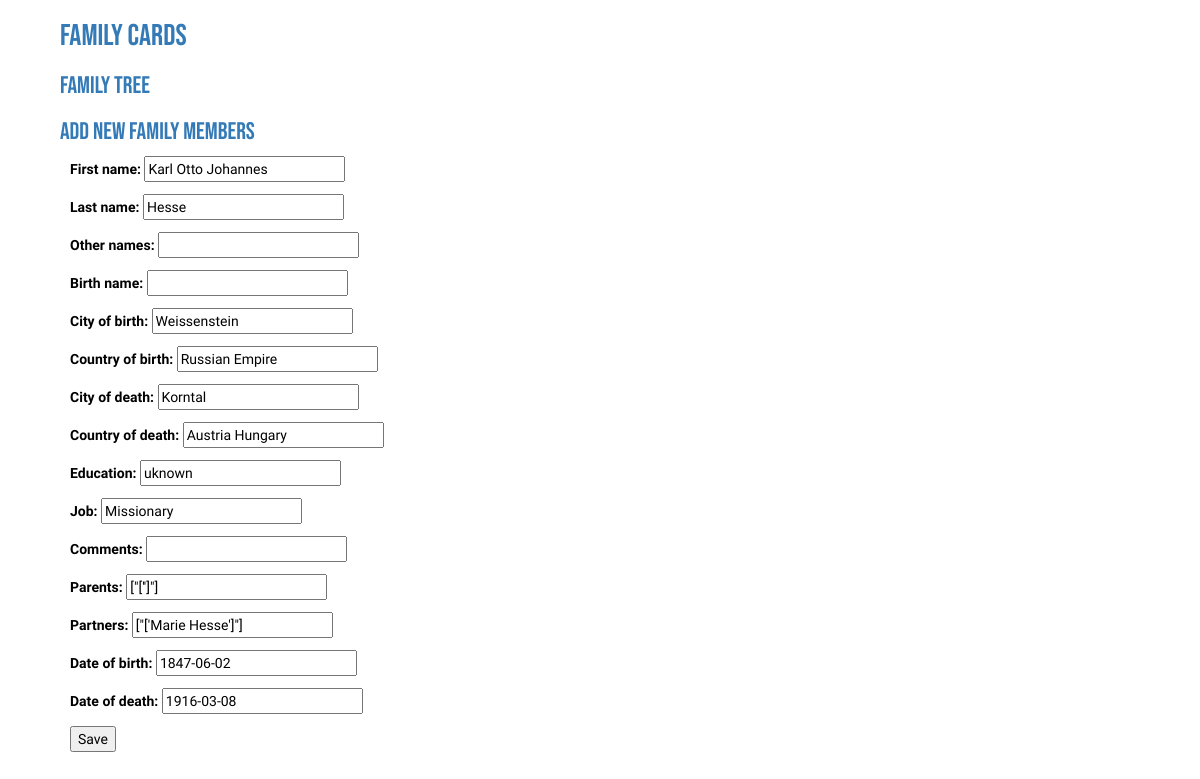
Page /member/karl-otto-johannes_hesse_1847-06-02-000000/edit on the committed database.
### familycards/models.py (models this page shows, shortened)
class FamilyMember(models.Model):
    first_name = models.CharField(max_length=200)
    last_name = models.CharField(max_length=200)
    other_names = models.CharField(max_length=200, blank=True)
    birth_name = models.CharField(max_length=200, blank=True)
    slug = models.SlugField(max_length=100, unique=True)
    date_of_birth = models.DateField(blank=True)
    city_of_birth = models.CharField(max_length=200, blank=True)
    country_of_birth = models.CharField(max_length=200, blank=True)
    date_of_death = models.DateField(blank=True)
    city_of_death = models.CharField(max_length=200, blank=True)
    country_of_death = models.CharField(max_length=200, blank=True)
    education = models.CharField(max_length=200, blank=True)
    job = models.CharField(max_length=200, blank=True)
    comments = models.CharField(max_length=500, blank=True)
    parents = MembersField(blank=True)
    partners = MembersField(blank=True)
    full_name = models.CharField(blank=True, max_length=200)

### familycards/views.py (the view)
# urls.py: path('member/<slug>/edit', views.edit_member, name='edit_member'),
def edit_member(request, slug):
   member = get_object_or_404(FamilyMember, slug=slug)
   if request.method == "POST":
      form = UploadOnePerson(request.POST, instance=member)
      if form.is_valid():
         member = form.save(commit=False)
         member.save()
      context = {'member': member}
      return redirect(request, 'familycards/view_member.html', context)
   else:
      form = UploadOnePerson(instance=member)
   context = {'form': form, 'member':member}
   return render(request, 'familycards/edit_member.html', context)

### familycards/models.py (called while the page is built)
    def from_db_value(self, value, expression, connection):
        if value is None:
            return value
        return value.split(', ')

### familycards/templates/familycards/edit_member.html (shortened to what this page needs)
{% extends 'familycards/base.html' %}
{% block content %}
<div class="member-info">
    <form method="post" >
                        {{ form.as_p }}
                        <input type="submit" value="Save">
                 </form>
</div>
{% endblock %}

### familycards/static/css/familycards.css (style rules this page uses)
.member-info { padding-left: 40px; color: #000000; font-family: 'Nanum Gothic Coding', monospace; }
body { padding-left: 30px; }

### rows in the picture
FamilyMember: first_name "Karl Otto Johannes", last_name "Hesse", city_of_birth "Weissenstein", country_of_birth "Russian Empire", city_of_death "Korntal", country_of_death "Austria Hungary", education "uknown", job "Missionary", parents "[\"['']\"]", partners "[\"['Marie Hesse']\"]", date_of_birth "1847-06-02", date_of_death "1916-03-08"
